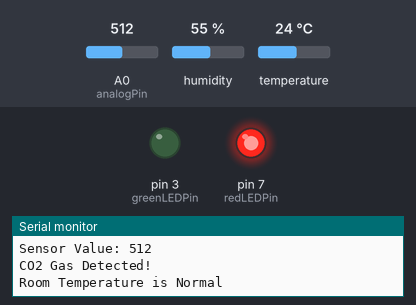
This sketch was run on a simulated Arduino Uno, built with avr-gcc and run on an emulated ATmega328P. Shown: output pins drawn as LEDs (lit = HIGH), the last lines printed to the serial monitor. Inputs (shaded band) come from the test bench; at power-on: temperature 24 °C, A0 (analogPin) = 512, humidity 55 %.

Above: at 1.8 s.
1.9 s: temperature set to 21 °C
3.4 s: temperature set to 18 °C
At 5.2 s:
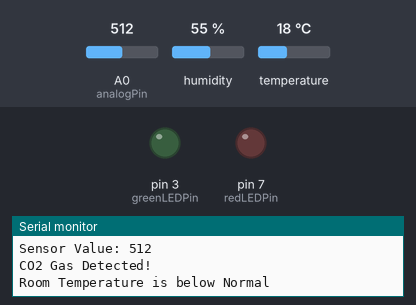
5.5 s: A0 (analogPin) set to 95
7.3 s: A0 (analogPin) set to 86
At 9.3 s:
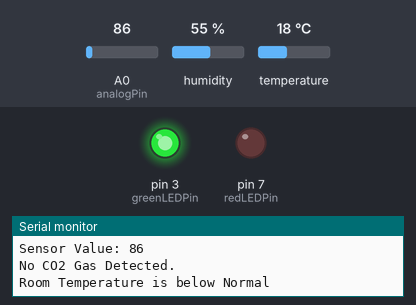
9.6 s: temperature set to 24 °C
11.3 s: temperature set to 27 °C
At 13.6 s:
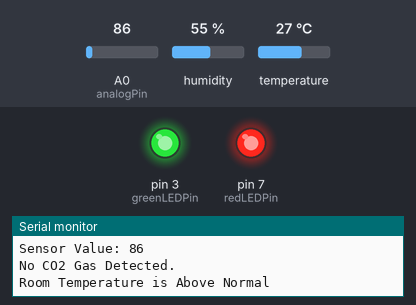
Timing chart, 0 to 14.6 s (numbered marks = the images above; inputs shaded):
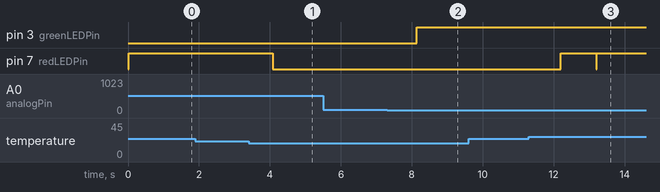

The sketch:

carbon.ino
```cpp
#include "DHT.h"
#define DHTPIN 5
#define DHTTYPE DHT11
const int analogPin = A0;     // Analog pin for MQ-2 sensor
const int redLEDPin = 07;      // Pin for the red LED
const int greenLEDPin = 03;    // Pin for the green LED
int sensorValue = 0;          // Variable to store the sensor value
int threshold = 90;          // Adjust this threshold based on your sensor and environment
DHT dht(DHTPIN, DHTTYPE);

void setup() {
  Serial.begin(9600);         // Start the serial communication
  pinMode(redLEDPin, OUTPUT);  // Set red LED pin as output
  pinMode(greenLEDPin, OUTPUT);// Set green LED pin as output
  Serial.println(F("DHTxx test!"));
  dht.begin();
}

void loop() {
  sensorValue = analogRead(analogPin);  // Read the analog value from the sensor
  Serial.print("Sensor Value: ");
  Serial.println(sensorValue);
  float h = dht.readHumidity();
  float t = dht.readTemperature();
  float f = dht.readTemperature(true);

  if (sensorValue > threshold) {
    digitalWrite(redLEDPin, HIGH);    // Turn on the red LED
    digitalWrite(greenLEDPin, LOW);   // Turn off the green LED
    Serial.println("CO2 Gas Detected!");

  } else {
    digitalWrite(redLEDPin, LOW);     // Turn off the red LED
    digitalWrite(greenLEDPin, HIGH);  // Turn on the green LED
    Serial.println("No CO2 Gas Detected.");

  }

  if (isnan(h) || isnan(t) || isnan(f)) {
    Serial.println(F("Failed to read from DHT sensor!"));
    return;
  }
  if(t<20) {
    Serial.println("Room Temperature is below Normal");
    digitalWrite(redLEDPin, LOW);

  }

  else  if(t>25) {
    Serial.println("Room Temperature is Above Normal");
    digitalWrite(redLEDPin, HIGH);
  }
  else {
    Serial.println("Room Temperature is Normal");


  }


  delay(1000);  // Delay for better readability (adjust as needed)
}
```

Measured:
- the behaviour switches between 20 and 19 °C on temperature (found by bisection; images 0 and 1)
- the behaviour switches between 91 and 90 on A0 (analogPin) (found by bisection; images 1 and 2)
- the behaviour switches between 25 and 26 °C on temperature (found by bisection; images 2 and 3)
- after the input at 3.4 s, pin 7 (redLEDPin): HIGH → LOW after 0.68 s
- after the input at 7.3 s, pin 3 (greenLEDPin): LOW → HIGH after 0.84 s
- after the input at 11.3 s, pin 7 (redLEDPin): LOW → HIGH after 0.90 s, → LOW 1.0 s later, → HIGH 0.01 s later
